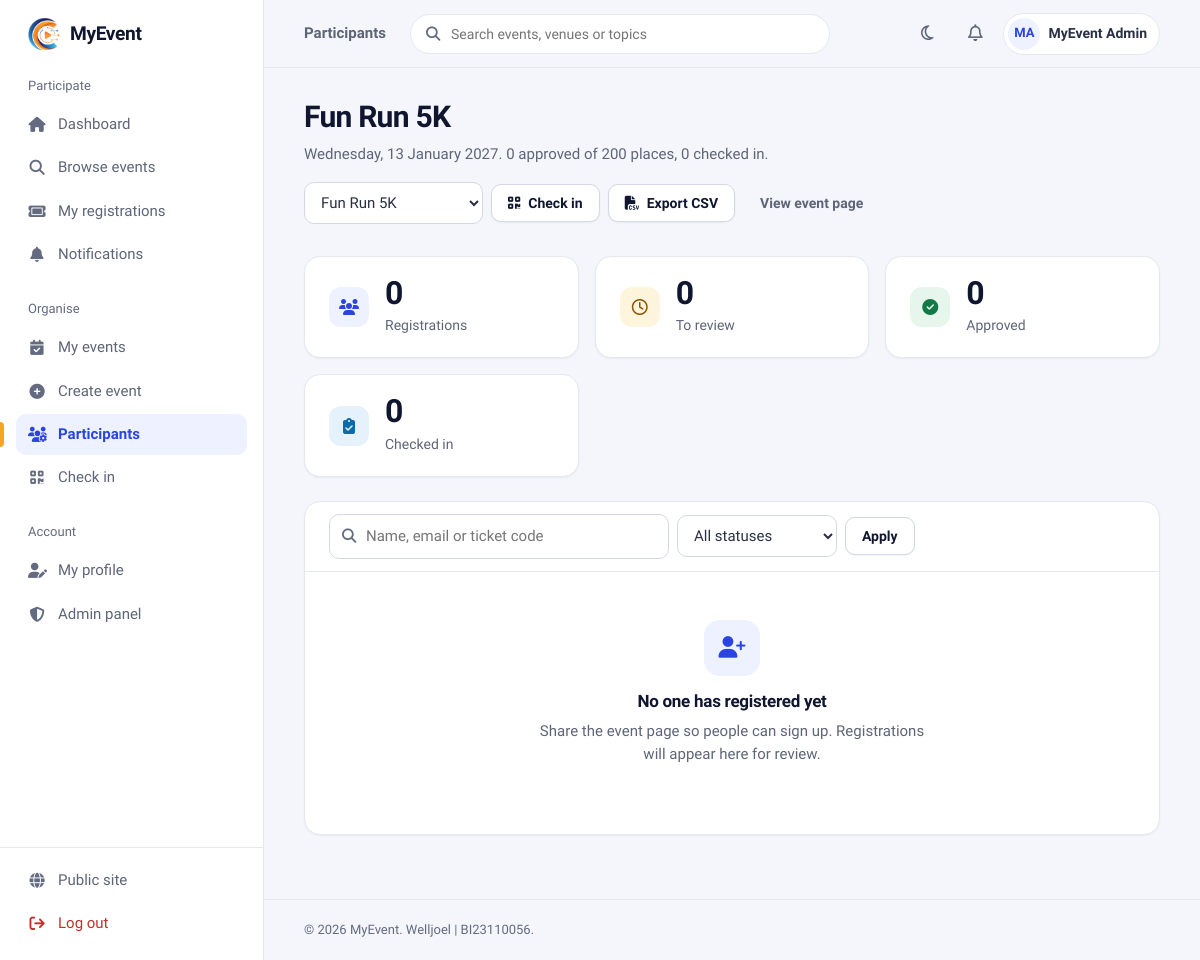
The app's page /users/manage_participants.php (signed in) with its own data.
### tables this page shows
CREATE TABLE IF NOT EXISTS `users` (
  `user_id` int(11) NOT NULL AUTO_INCREMENT,
  `category` enum('Staff','Student','Public') NOT NULL,
  `name` varchar(255) NOT NULL,
  `email` varchar(255) NOT NULL,
  `phone` varchar(20) DEFAULT NULL,
  `organization` varchar(255) NOT NULL,
  `recommend_events` text DEFAULT NULL,
  `password` varchar(255) NOT NULL,
  `role` enum('Admin','User') NOT NULL DEFAULT 'User',
  `created_at` timestamp NOT NULL DEFAULT current_timestamp(),
  `bio` text DEFAULT NULL,
  `profile_pic` varchar(255) DEFAULT NULL,
  PRIMARY KEY (`user_id`),
  UNIQUE KEY `email` (`email`)
);

CREATE TABLE IF NOT EXISTS `events` (
  `event_id` int(11) NOT NULL AUTO_INCREMENT,
  `event_name` varchar(255) NOT NULL,
  `description` text DEFAULT NULL,
  `contact_no` varchar(20) DEFAULT NULL,
  `category_id` int(10) unsigned DEFAULT NULL,
  `venue` varchar(255) NOT NULL,
  `event_date` date NOT NULL,
  `event_time` time NOT NULL,
  `end_time` time DEFAULT NULL,
  `mode` enum('Physical','Online','Hybrid') NOT NULL DEFAULT 'Physical',
  `remarks` text DEFAULT NULL,
  `visibility` enum('Public','Private') NOT NULL DEFAULT 'Public',
  `poster_path` varchar(255) DEFAULT NULL,
  `created_by` int(11) DEFAULT NULL,
  `created_at` timestamp NOT NULL DEFAULT current_timestamp(),
  `fee` decimal(10,2) NOT NULL DEFAULT 0.00,
  `reg_close_date` date DEFAULT NULL,
  `max_participants` int(11) NOT NULL DEFAULT 0,
  PRIMARY KEY (`event_id`),
  KEY `category_id` (`category_id`),
  KEY `fk_events_createdby` (`created_by`),
  KEY `idx_events_date` (`event_date`),
  CONSTRAINT `events_ibfk_1` FOREIGN KEY (`category_id`) REFERENCES `event_category` (`category_id`) ON DELETE SET NULL ON UPDATE CASCADE,
  CONSTRAINT `fk_events_createdby` FOREIGN KEY (`created_by`) REFERENCES `users` (`user_id`) ON DELETE SET NULL ON UPDATE CASCADE,
  CONSTRAINT `chk_events_fee` CHECK (`fee` >= 0),
  CONSTRAINT `chk_events_capacity` CHECK (`max_participants` >= 0)
);

### include/participants_manager.php (the view, shortened to what the rows shown need)
<?php
$event_id = (int) $pm_event['event_id'];
$counts = ['' => 0, 'Pending' => 0, 'Approved' => 0, 'Rejected' => 0];
$present = (int) db_value($conn, "SELECT COUNT(*) FROM registrations WHERE event_id = ? AND attendance_status = 'Present'", 'i', [$event_id]);
$capacity = (int) $pm_event['max_participants'];
include ROOT_PATH . '/include/layout/app_start.php';
?>
<div class="page-header">
    <div>
        <h1><?= e($pm_event['event_name']) ?></h1>
        <p>
            <?= e(date('l, j F Y', strtotime($pm_event['event_date']))) ?>.
            <?= $counts['Approved'] ?> approved<?= $capacity > 0 ? ' of ' . $capacity . ' places' : '' ?>, <?= $present ?> checked in.
        </p>
    </div>
    <div class="page-header-actions">
        <?php if (!empty($pm_switcher) && count($pm_switcher) > 1): ?>
            <form method="GET">
                <select id="pm-switch" class="input" name="event_id" data-autosubmit>
                    <?php foreach ($pm_switcher as $id => $name): ?>
                        <option value="<?= (int) $id ?>"<?= (int) $id === $event_id ? ' selected' : '' ?>><?= e($name) ?></option>
                    <?php endforeach; ?>
                </select>
            </form>
        <?php endif; ?>
    </div>
</div>
<?php include ROOT_PATH . '/include/layout/app_end.php'; ?>

### include/layout/app_start.php (shortened to what the rows shown need)
<?php
$nav_area   = $nav_area ?? 'user';
$__uid    = current_user_id();
$__me     = db_all($conn, 'SELECT name, profile_pic FROM users WHERE user_id = ?', 'i', [$__uid])[0]
            ?? ['name' => $_SESSION['name'] ?? '', 'profile_pic' => null];
$__avatar = avatar_url($__me['profile_pic']);
$u = BASE_URL;
$__profileUrl = $nav_area === 'admin' ? $u . 'admin/profile.php' : $u . 'users/profile.php';
?>
<!DOCTYPE html>
<html lang="en">
<head>
    <link rel="stylesheet" href="https://cdnjs.cloudflare.com/ajax/libs/font-awesome/6.5.0/css/all.min.css">
    <link rel="stylesheet" href="<?= e($u) ?>assets/css/app.css?v=10">
</head>
<body class="app">
<div class="app-shell">
    <header class="topbar">
        <div class="topbar-actions">
            <a class="user-chip" href="<?= e($__profileUrl) ?>">
                <?php if ($__avatar): ?>
                    <img class="avatar" src="<?= e($__avatar) ?>" alt="">
                <?php else: ?>
                    <span class="avatar" aria-hidden="true"><?= e(initials($__me['name'])) ?></span>
                <?php endif; ?>
                <span class="user-chip-name"><?= e($__me['name']) ?></span>
            </a>
        </div>
    </header>
    <main class="app-main" id="main">

### records on screen
users: name "MA", name "MyEvent Admin"
events: event_name "Fun Run 5K", event_date "Wednesday, 13 January 2027", max_participants "200", event_id "Fun Run 5K"

### other values on screen
APP_NAME "MyEvent"
$__group "Participate"
$__l[0] "Dashboard"
$__l[0] "Browse events"
$__l[0] "My registrations"
$__l[0] "Notifications"
$__group "Organise"
$__l[0] "My events"
$__l[0] "Create event"
$__l[0] "Participants"
$__l[0] "Check in"
$__group "Account"
$__l[0] "My profile"
$__l[0] "Admin panel"
$page_title "Participants"
